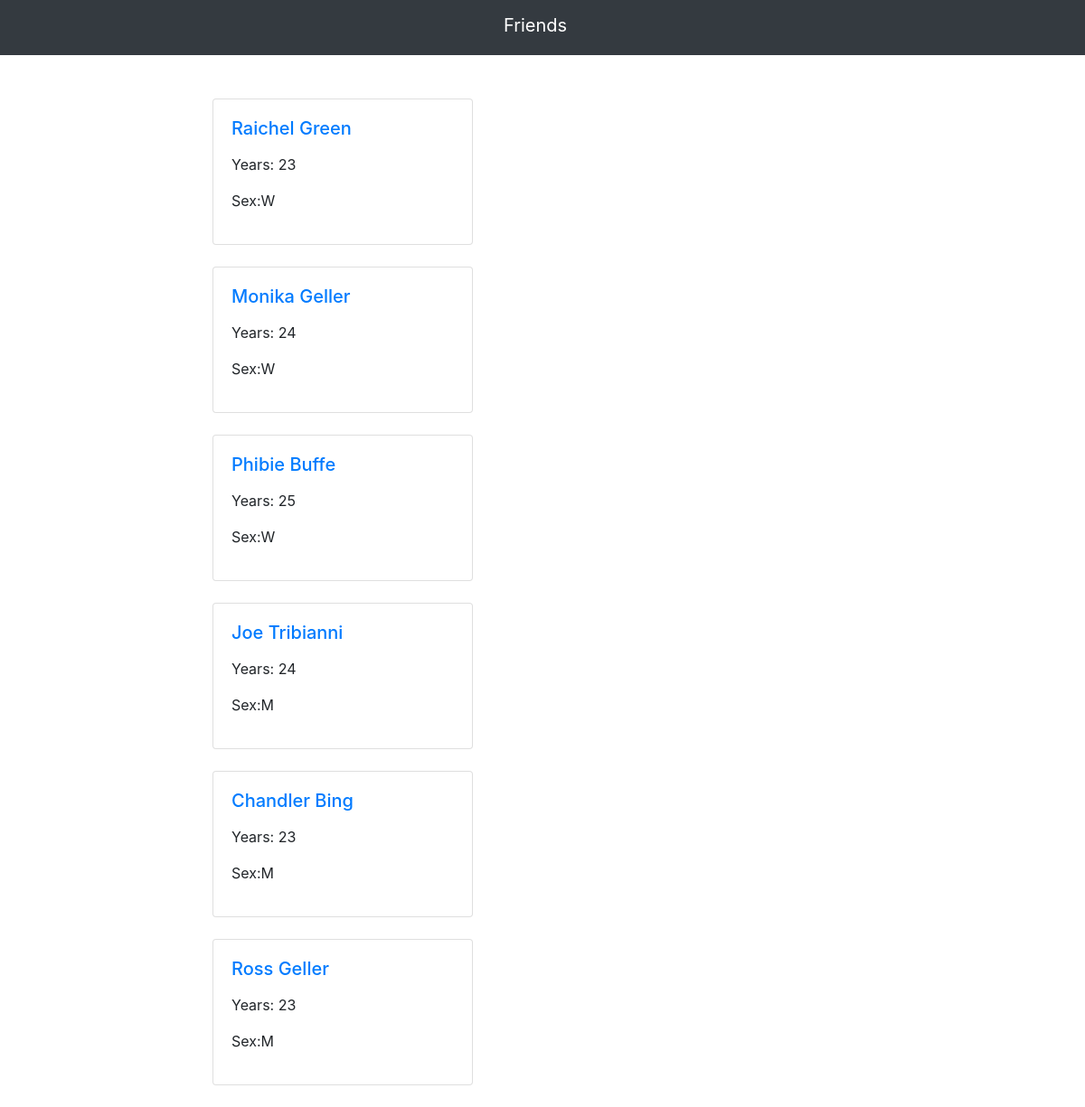
Page /friends/ on the committed database.
### graffriends/models.py (models this page shows, shortened)
class Person(models.Model):
    MAN = "M"
    WOMEN = "W"
    SEX_CHOICES = (
        (MAN, "Man"),
        (WOMEN, "Woman")
    )
    name = models.CharField(max_length=150)
    last_name = models.CharField(max_length=150)
    Years = models.IntegerField(blank=True, null=True)
    sex = models.CharField(max_length=1, choices=SEX_CHOICES)
    friends = models.ManyToManyField('self', blank=True)
    favorite_album = models.ManyToManyField(Album)
    favorite_films = models.ManyToManyField(Movie)

### graffriends/views.py (the view)
# urls.py: path('', views.friends, name='friends'),
def friends(request):
    all_person = Person.objects.all()
    return render(request, 'friends.html', context={'all_person': all_person})

### graffriends/templates/friends.html
{% extends 'base1.html' %}
  {% block content %}
{%for person in all_person%}
<div class="card mb-4" style="width: 18rem;">
  <div class="card-body">
      <h5 class="card-title">  <a href="{% url 'list' pk=person.pk %}">{{ person.name }}  {{ person.last_name }}</a> </h5>
      <p class="card-text"><p>Years: {{person.Years}}</p> <p>Sex:{{person.sex}}</p></p>
  </div>
</div>
{% endfor%}
{% endblock %}

### rows in the picture
Person: name "Raichel", last_name "Green", Years "23", sex "W"
Person: name "Monika", last_name "Geller", Years "24", sex "W"
Person: name "Phibie", last_name "Buffe", Years "25", sex "W"
Person: name "Joe", last_name "Tribianni", Years "24", sex "M"
Person: name "Chandler", last_name "Bing", Years "23", sex "M"
Person: name "Ross", last_name "Geller", Years "23", sex "M"
